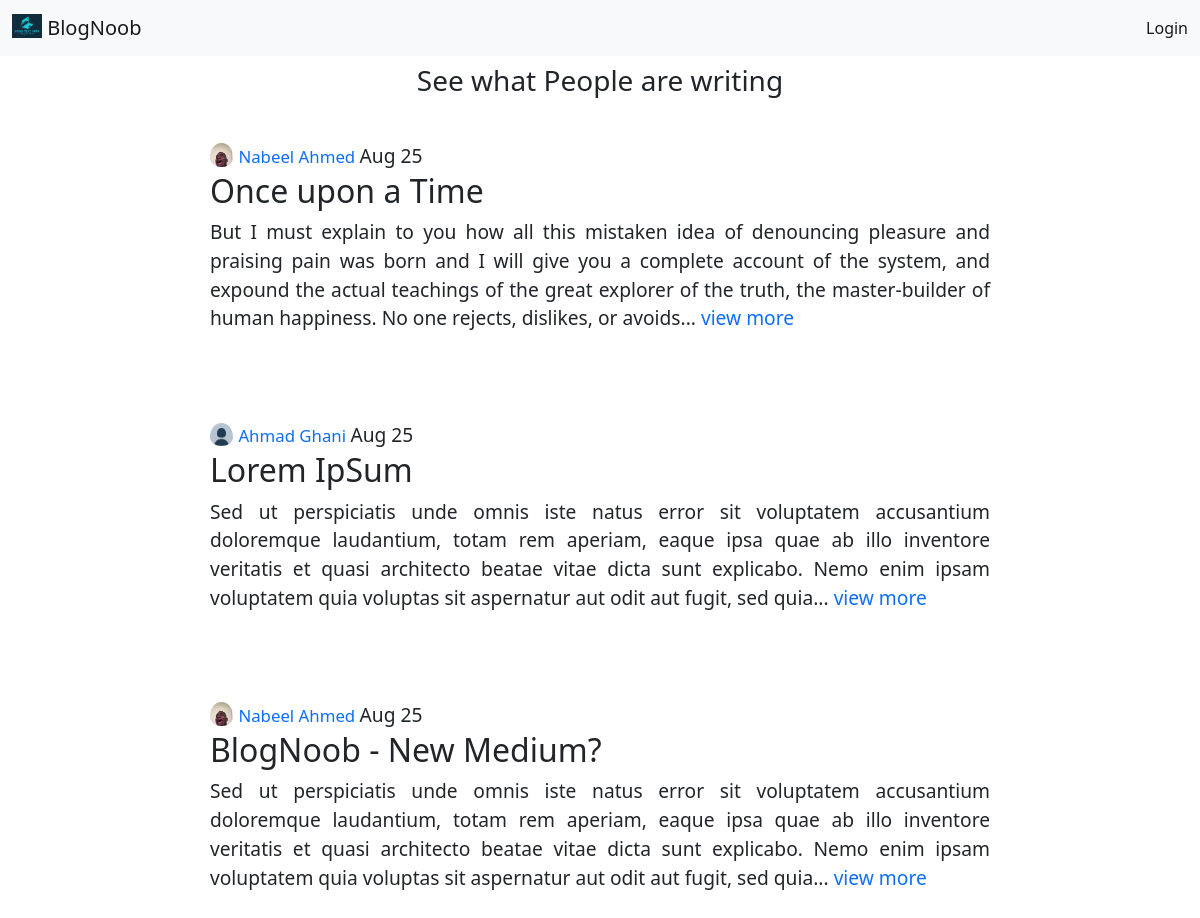
The app's page /, older data.
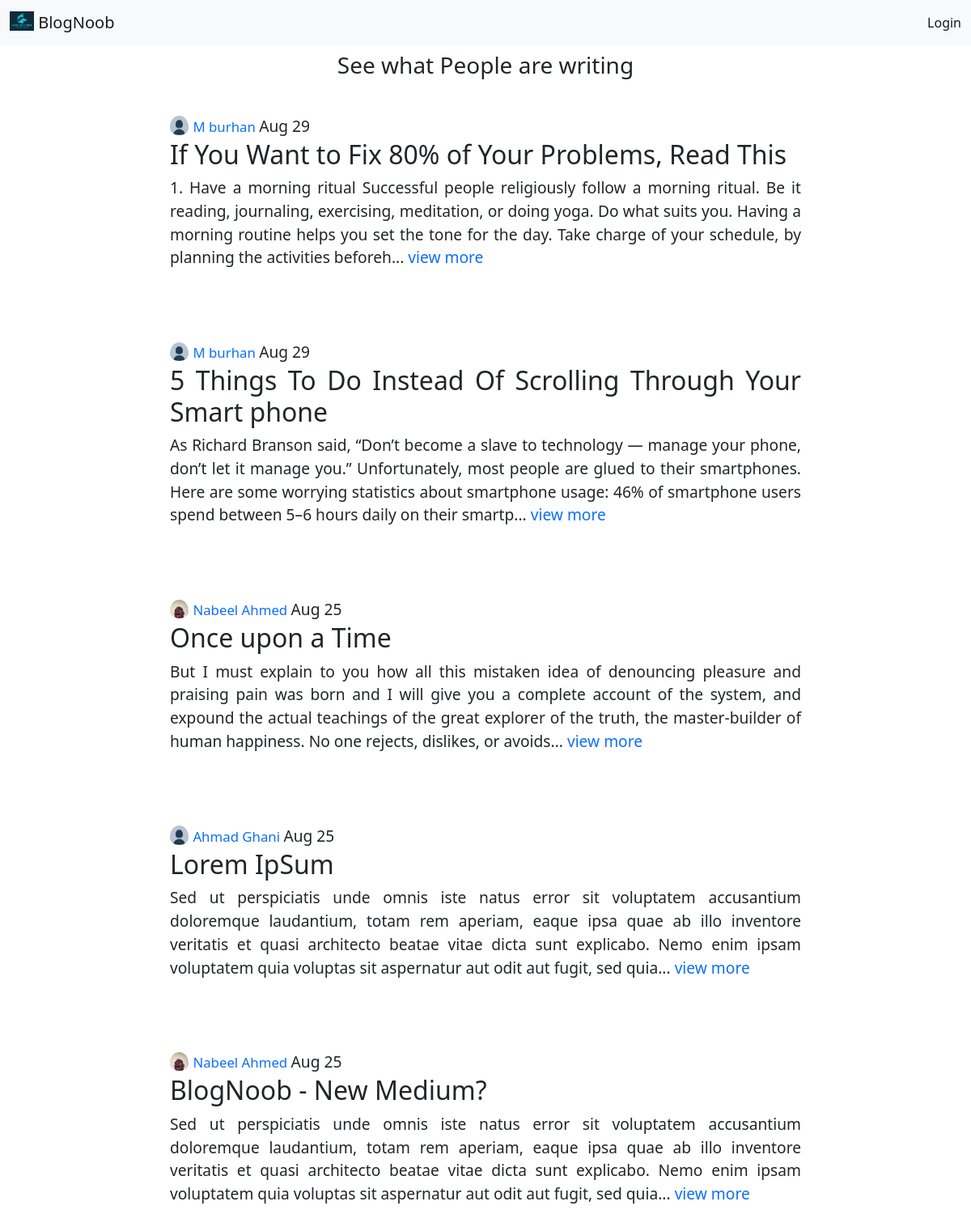
The same page, newer data.
### base/models.py (models this page shows, shortened)
class Blog(models.Model):
    title = models.CharField(max_length=200, null=False)
    author = models.ForeignKey(User, on_delete=models.CASCADE, null=True)
    topic = models.ForeignKey(Topic, on_delete=models.SET_NULL, null=True)
    body = models.TextField()
    updated = models.DateTimeField(auto_now=True)
    created = models.DateTimeField(auto_now_add=True)
    def __str__(self) -> str:
        return self.body[0:300]
    class Meta:
        ordering = ['-created', '-updated']

class Profile(models.Model):
    full_name = models.CharField(max_length=200, null=True)
    bio = models.TextField()
    user = models.OneToOneField(User, on_delete=models.CASCADE)
    avatar = models.ImageField(upload_to='avatar/', default='avatar/default.jpg',null=True)

### base/views.py (the view)
# urls.py: path("", views.home, name='home'),
def home(request):
    blogs = Blog.objects.all()
    context = {
        'blogs' : blogs
    }
    return render(request, 'base/home.html', context)

### base/models.py (called while the page is built)
    def __str__(self) -> str:
        return self.name

### base/templates/base/home.html (shortened to what this page needs)
{% extends 'main.html' %} {% block content %}
<div id='feed'>
    <h3>See what People are writing</div>
    {% include 'base/blog_component.html' %}
{% endblock content %}

### base/templates/base/blog_component.html (shortened to what this page needs)
{% for blog in blogs %}
<div class="container blog-container">
    <img
        class="blog-profile"
        src="{{ blog.author.profile.avatar.url }}"
        alt="profile-img"
    />
    <small>
        <a href="{% url 'user-profile' blog.author.id %}"
            >{{blog.author.profile.full_name}}</a
        >
    </small>
    <span>{{blog.created| date:"M j"}}</span>
    <h2>{{blog.title}}</h2>
    <p>{{blog}}... <a href="{% url 'blog' blog.id %}">view more</a></p>
</div>
{% endfor %}

Row changes from the older to the newer data that the page shows:
added Blog: author.profile.avatar (placeholder picture), author.profile.full_name "M burhan", created "Aug 29", title "If You Want to Fix 80% of Your Problems, Read This", body "1. Have a morning ritual Successful people religiously follow a morning ritual. Be it reading, journaling, exercising, meditation, or doing yoga. Do what suits you. Having a morning routine helps you set the tone for the day. Take charge of your schedule, by planning the activities beforeh"
added Blog: author.profile.avatar (placeholder picture), author.profile.full_name "M burhan", created "Aug 29", title "5 Things To Do Instead Of Scrolling Through Your Smart phone", body "As Richard Branson said, “Don’t become a slave to technology — manage your phone, don’t let it manage you.” Unfortunately, most people are glued to their smartphones. Here are some worrying statistics about smartphone usage: 46% of smartphone users spend between 5–6 hours daily on their smartp"
